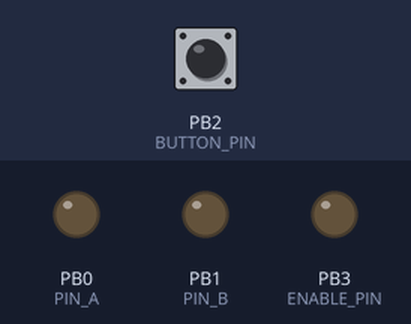
Bench run of a sketch on a simulated ATtiny85, built with avr-gcc and run on an emulated ATtiny85. On the bench: output pins drawn as LEDs (lit = HIGH). The inputs (shaded band) are chosen by the test bench; at power-on: PB2 (BUTTON_PIN) HIGH. Sleep ends after the set time or at an interrupt.

Above: at 2.4 s.
2.5 s: PB2 (BUTTON_PIN) pulled LOW for 0.15 s
At 2.84 s:
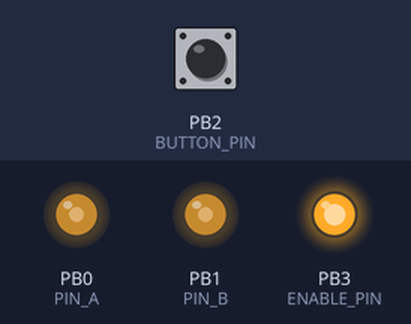
4.5 s: PB2 (BUTTON_PIN) pulled LOW for 1 s
At 6.0 s:
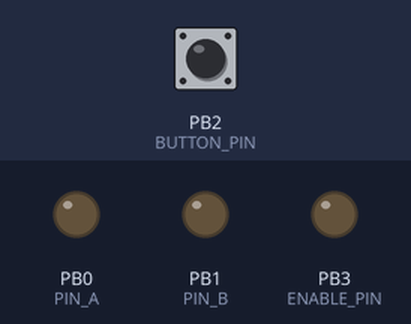
7.1 s: PB2 (BUTTON_PIN) pulled LOW for 3.2 s
At 10.49 s:
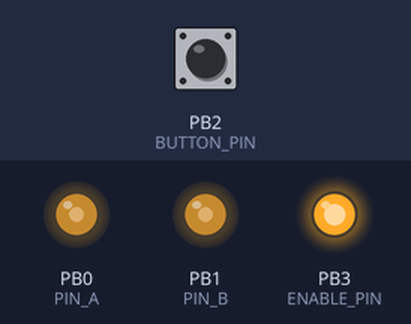
Timing chart, 0 to 12.2 s (numbered marks = the images above; inputs shaded):
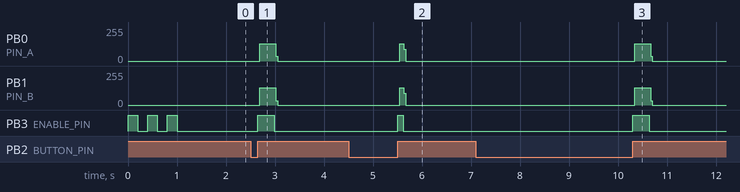

Measured:
- after the input at 2.5 s, PB0 (PIN_A): 0/255 → 129/255 after 0.19 s, → 0/255 0.32 s later; PB1 (PIN_B): 0/255 → 128/255 after 0.19 s, → 0/255 0.32 s later; PB3 (ENABLE_PIN): LOW → HIGH after 0.15 s, → LOW 0.33 s later
- after the input at 4.5 s, PB0 (PIN_A), PB1 (PIN_B): 0/255 → 128/255 after 1.0 s, → 0/255 0.08 s later; PB3 (ENABLE_PIN): LOW → HIGH after 1.0 s, → LOW 0.11 s later
- after the input at 7.1 s, PB0 (PIN_A): 0/255 → 129/255 after 3.2 s, → 0/255 0.32 s later; PB1 (PIN_B): 0/255 → 128/255 after 3.2 s, → 0/255 0.32 s later; PB3 (ENABLE_PIN): LOW → HIGH after 3.2 s, → LOW 0.33 s later

The sketch:

MAG.ino
```cpp
/*
 * MagSpoof - "wireless" magnetic stripe/credit card emulator
*
 * by Samy Kamkar
 *
 * http://samy.pl/magspoof/
 *
 * - Allows you to store all of your credit cards and magstripes in one device
 * - Works on traditional magstripe readers wirelessly (no NFC/RFID required)
 * - Can disable Chip-and-PIN (code not included)
 * - Correctly predicts Amex credit card numbers + expirations from previous card number (code not included)
 * - Supports all three magnetic stripe tracks, and even supports Track 1+2 simultaneously
 * - Easy to build using Arduino or ATtiny
 *
 */

#include <avr/sleep.h>
#include <avr/interrupt.h>

#define PIN_A 0
#define PIN_B 1
#define ENABLE_PIN 3 // also green LED
#define SWAP_PIN 4 // unused
#define BUTTON_PIN 2
#define CLOCK_US 200

#define BETWEEN_ZERO 53 // 53 zeros between track1 & 2

#define TRACKS 1

// consts get stored in flash as we don't adjust them
const char* tracks[] = {
"%^6074320000971929^TARADE/RAJAT^21056204100000000000000000000000?\0", // Track 1
";6074320000971929=210562041000000000000?" // Track 2
//21056204100000008888?
};

char revTrack[41];

const int sublen[] = {
  32, 48, 48 };
const int bitlen[] = {
  7, 5, 5 };

unsigned int curTrack = 0;
int dir;

void setup()
{
  pinMode(PIN_A, OUTPUT);
  pinMode(PIN_B, OUTPUT);
  pinMode(ENABLE_PIN, OUTPUT);
  pinMode(BUTTON_PIN, INPUT_PULLUP);

  // blink to show we started up
  blink(ENABLE_PIN, 200, 3);

  // store reverse track 2 to play later
  storeRevTrack(2);
}

void blink(int pin, int msdelay, int times)
{
  for (int i = 0; i < times; i++)
  {
    digitalWrite(pin, HIGH);
    delay(msdelay);
    digitalWrite(pin, LOW);
    delay(msdelay);
  }
}

// send a single bit out
void playBit(int sendBit)
{
  dir ^= 1;
  digitalWrite(PIN_A, dir);
  digitalWrite(PIN_B, !dir);
  delayMicroseconds(CLOCK_US);

  if (sendBit)
  {
    dir ^= 1;
    digitalWrite(PIN_A, dir);
    digitalWrite(PIN_B, !dir);
  }
  delayMicroseconds(CLOCK_US);

}

// when reversing
void reverseTrack(int track)
{
  int i = 0;
  track--; // index 0
  dir = 0;

  while (revTrack[i++] != '\0');
  i--;
  while (i--)
    for (int j = bitlen[track]-1; j >= 0; j--)
      playBit((revTrack[i] >> j) & 1);
}

// plays out a full track, calculating CRCs and LRC
void playTrack(int track)
{
  int tmp, crc, lrc = 0;
  track--; // index 0
  dir = 0;

  // enable H-bridge and LED
  digitalWrite(ENABLE_PIN, HIGH);

  // First put out a bunch of leading zeros.
  for (int i = 0; i < 25; i++)
    playBit(0);

  //
  for (int i = 0; tracks[track][i] != '\0'; i++)
  {
    crc = 1;
    tmp = tracks[track][i] - sublen[track];

    for (int j = 0; j < bitlen[track]-1; j++)
    {
      crc ^= tmp & 1;
      lrc ^= (tmp & 1) << j;
      playBit(tmp & 1);
      tmp >>= 1;
    }
    playBit(crc);
  }

  // finish calculating and send last "byte" (LRC)
  tmp = lrc;
  crc = 1;
  for (int j = 0; j < bitlen[track]-1; j++)
  {
    crc ^= tmp & 1;
    playBit(tmp & 1);
    tmp >>= 1;
  }
  playBit(crc);

  // if track 1, play 2nd track in reverse (like swiping back?)
  if (track == 0)
  {
    // if track 1, also play track 2 in reverse
    // zeros in between
    for (int i = 0; i < BETWEEN_ZERO; i++)
      playBit(0);

    // send second track in reverse
    reverseTrack(2);
  }

  // finish with 0's
  for (int i = 0; i < 5 * 5; i++)
    playBit(0);

  digitalWrite(PIN_A, LOW);
  digitalWrite(PIN_B, LOW);
  digitalWrite(ENABLE_PIN, LOW);

}


// stores track for reverse usage later
void storeRevTrack(int track)
{
  int i, tmp, crc, lrc = 0;
  track--; // index 0
  dir = 0;

  for (i = 0; tracks[track][i] != '\0'; i++)
  {
    crc = 1;
    tmp = tracks[track][i] - sublen[track];

    for (int j = 0; j < bitlen[track]-1; j++)
    {
      crc ^= tmp & 1;
      lrc ^= (tmp & 1) << j;
      tmp & 1 ?
        (revTrack[i] |= 1 << j) :
        (revTrack[i] &= ~(1 << j));
      tmp >>= 1;
    }
    crc ?
      (revTrack[i] |= 1 << 4) :
      (revTrack[i] &= ~(1 << 4));
  }

  // finish calculating and send last "byte" (LRC)
  tmp = lrc;
  crc = 1;
  for (int j = 0; j < bitlen[track]-1; j++)
  {
    crc ^= tmp & 1;
    tmp & 1 ?
      (revTrack[i] |= 1 << j) :
      (revTrack[i] &= ~(1 << j));
    tmp >>= 1;
  }
  crc ?
    (revTrack[i] |= 1 << 4) :
    (revTrack[i] &= ~(1 << 4));

  i++;
  revTrack[i] = '\0';
}

void sleep()
{
  GIMSK |= _BV(PCIE);                     // Enable Pin Change Interrupts
  PCMSK |= _BV(PCINT2);                   // Use PB3 as interrupt pin
  ADCSRA &= ~_BV(ADEN);                   // ADC off
  set_sleep_mode(SLEEP_MODE_PWR_DOWN);    // replaces above statement

  MCUCR &= ~_BV(ISC01);
  MCUCR &= ~_BV(ISC00);       // Interrupt on rising edge
  sleep_enable();                         // Sets the Sleep Enable bit in the MCUCR Register (SE BIT)
  sei();                                  // Enable interrupts
  sleep_cpu();                            // sleep

  cli();                                  // Disable interrupts
  PCMSK &= ~_BV(PCINT2);                  // Turn off PB3 as interrupt pin
  sleep_disable();                        // Clear SE bit
  ADCSRA |= _BV(ADEN);                    // ADC on

  sei();                                  // Enable interrupts
}

// XXX move playtrack in here?
ISR(PCINT0_vect) {
  /*  noInterrupts();
   while (digitalRead(BUTTON_PIN) == LOW);

   delay(50);
   while (digitalRead(BUTTON_PIN) == LOW);
   playTrack(1 + (curTrack++ % 2));
   delay(400);

   interrupts();*/

}

void loop()
{

  //for(int i=0;i<10;i++){playTrack(1+(curTrack++%2));delay(3000);}

  sleep();

  noInterrupts();
  while (digitalRead(BUTTON_PIN) == LOW);

  delay(50);
  while (digitalRead(BUTTON_PIN) == LOW);
  playTrack(1 + (curTrack++ % 2));
  delay(400);

  interrupts();
  //playTrack(1 + (curTrack++ % 2));
}
```
